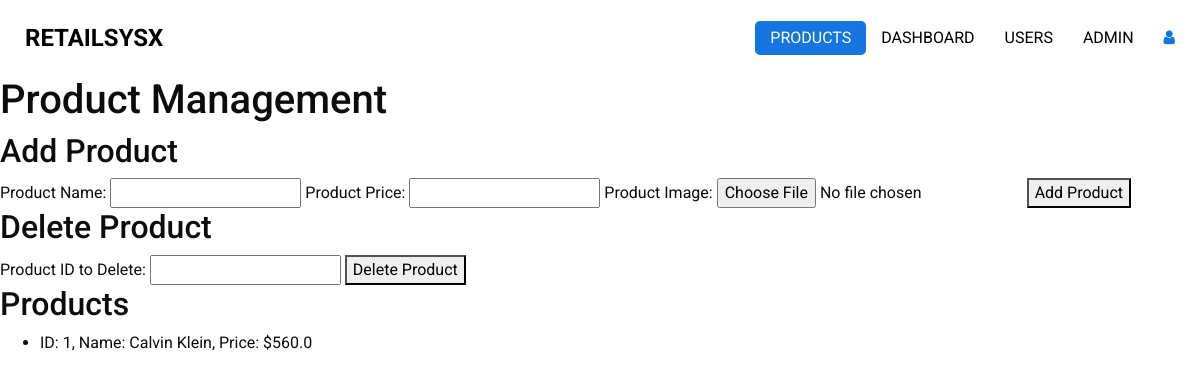
Page /manage-products on the earlier database version.
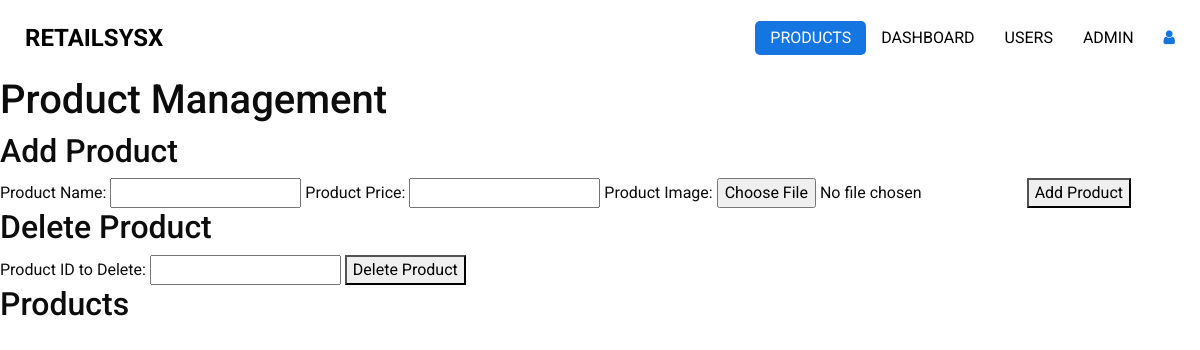
Same page on the later database version.
### app.py (models this page shows)
class Product(db.Model):
    id = db.Column(db.Integer, primary_key=True)
    name = db.Column(db.String(80), nullable=False)
    price = db.Column(db.Float, nullable=False)
    image_filename = db.Column(db.String(255), nullable=True)

### app.py (the view)
@app.route('/manage-products')
def manage_products():
    products = Product.query.all()
    return render_template('admin/templates/manage_products.html', products=products)

### templates/admin/templates/manage_products.html (shortened to what this page needs)
<!DOCTYPE html>
<html>
<head>
  <link rel="stylesheet" type="text/css" href="../static/css/bootstrap.css" />
  <link href="../static/css/font-awesome.min.css" rel="stylesheet" />
  <link href="../static/css/style.css" rel="stylesheet" />
  <link href="../static/css/responsive.css" rel="stylesheet" />
</head>
<body>
  <div class="hero_area">
    <header class="header_section">
      <div class="container-fluid">
        <nav class="navbar navbar-expand-lg custom_nav-container ">
          <a class="navbar-brand" href="href="{{ url_for('main') }}"">
            <span>
              RetailSysX
            </span>
          </a>
            <div class="collapse navbar-collapse" id="navbarSupportedContent">
            <ul class="navbar-nav  ">
              <li class="nav-item active">
                <a class="nav-link" href="">Products </a>
              </li>
              <li class="nav-item">
                <a class="nav-link" href="{{ url_for('admin_page') }}">Dashboard</a>
              </li>
              <li class="nav-item">
                <a class="nav-link" href="{{ url_for('delete_user_page') }}">Users</a>
              </li>
              <li class="nav-item">
                <a class="nav-link" href="{{ url_for('view_emails') }}">Admin</a>
              </li>
            </ul>
            <div class="user_optio_box">
              <a href="{{ url_for('index') }}" onclick="return confirmLogout()">
                <i class="fa fa-user" aria-hidden="true" title="Logout as user"></i>
              </a>
            </div>
          </div>
        </nav>
      </div>
    </header>
<body>
    <h1>Product Management</h1>
    <h2>Add Product</h2>
    <form action="/add-product" enctype="multipart/form-data" method="POST">
        <label for="product-name">Product Name:</label>
        <input type="text" id="product-name" name="product_name" required>
        <label for="product-price">Product Price:</label>
        <input type="number" id="product-price" name="product_price" step="0.01" required>
         <label for="product-image">Product Image:</label>
        <input type="file" id="product-image" name="product_image" accept="image/*" required>
        <button type="submit">Add Product</button>
    </form>
    <h2>Delete Product</h2>
    <form action="/delete-product" method="POST">
        <label for="product-id">Product ID to Delete:</label>
        <input type="number" id="product-id" name="product_id" required>
        <button type="submit">Delete Product</button>
    </form>
    <h2>Products</h2>
    <ul>
        {% for product in products %}
            <li>ID: {{ product.id }}, Name: {{ product.name }}, Price: ${{ product.price }}</li>
        {% endfor %}
    </ul>
</body>
</html>

### static/css/style.css (style rules this page uses)
body { font-family: "Roboto", sans-serif; color: #0c0c0c; background-color: #ffffff; overflow-x: hidden; }
a, a:hover, a:focus { text-decoration: none; }
.hero_area { position: relative; min-height: 100vh; display: -webkit-box; display: -ms-flexbox; display: flex; -webkit-box-orient: vertical; -webkit-box-direction: normal; -ms-flex-direction: column; flex-direction: column; }
.header_section .container-fluid { padding-right: 25px; padding-left: 25px; }
.navbar-brand span { font-weight: bold; color: #000000; font-size: 24px; text-transform: uppercase; }
.custom_nav-container { padding: 15px 0; }
.custom_nav-container .navbar-nav { margin: auto; }
.custom_nav-container .navbar-nav .nav-item .nav-link { padding: 5px 25px; color: #000000; text-align: center; text-transform: uppercase; border-radius: 5px; -webkit-transition: all 0.3s; transition: all 0.3s; }
.custom_nav-container .navbar-nav .nav-item:hover .nav-link, .custom_nav-container .navbar-nav .nav-item.active .nav-link { color: #ffffff; background-color: #1576E2; }
.user_optio_box { display: -webkit-box; display: -ms-flexbox; display: flex; }
.user_optio_box a { margin-left: 15px; color: #1576E2; }

### static/css/responsive.css (style rules this page uses)
@media (max-width: 1300px) { .custom_nav-container .navbar-nav { margin: 0; margin-left: auto; align-items: center; } }
@media (max-width: 1300px) { .custom_nav-container .navbar-nav .nav-item .nav-link { padding: 5px 15px; } }

Differences in the rows shown:
removed Product: id "1", name "Calvin Klein", price "560.0"
